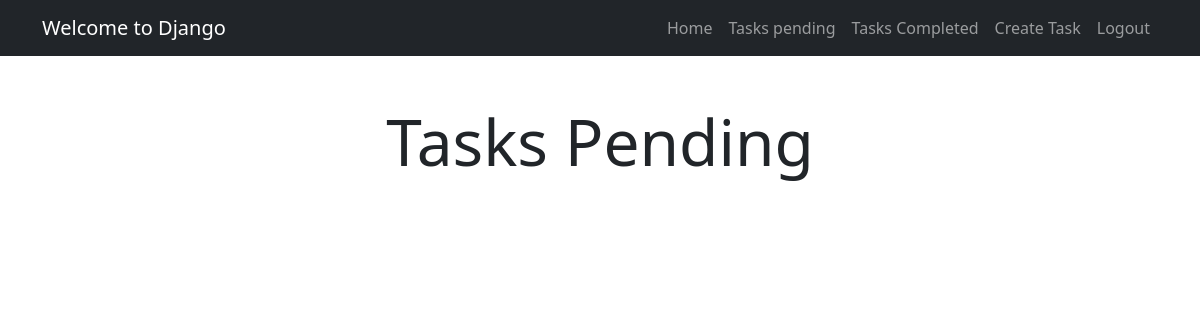
The app's page /tasks/ (signed in), older data.
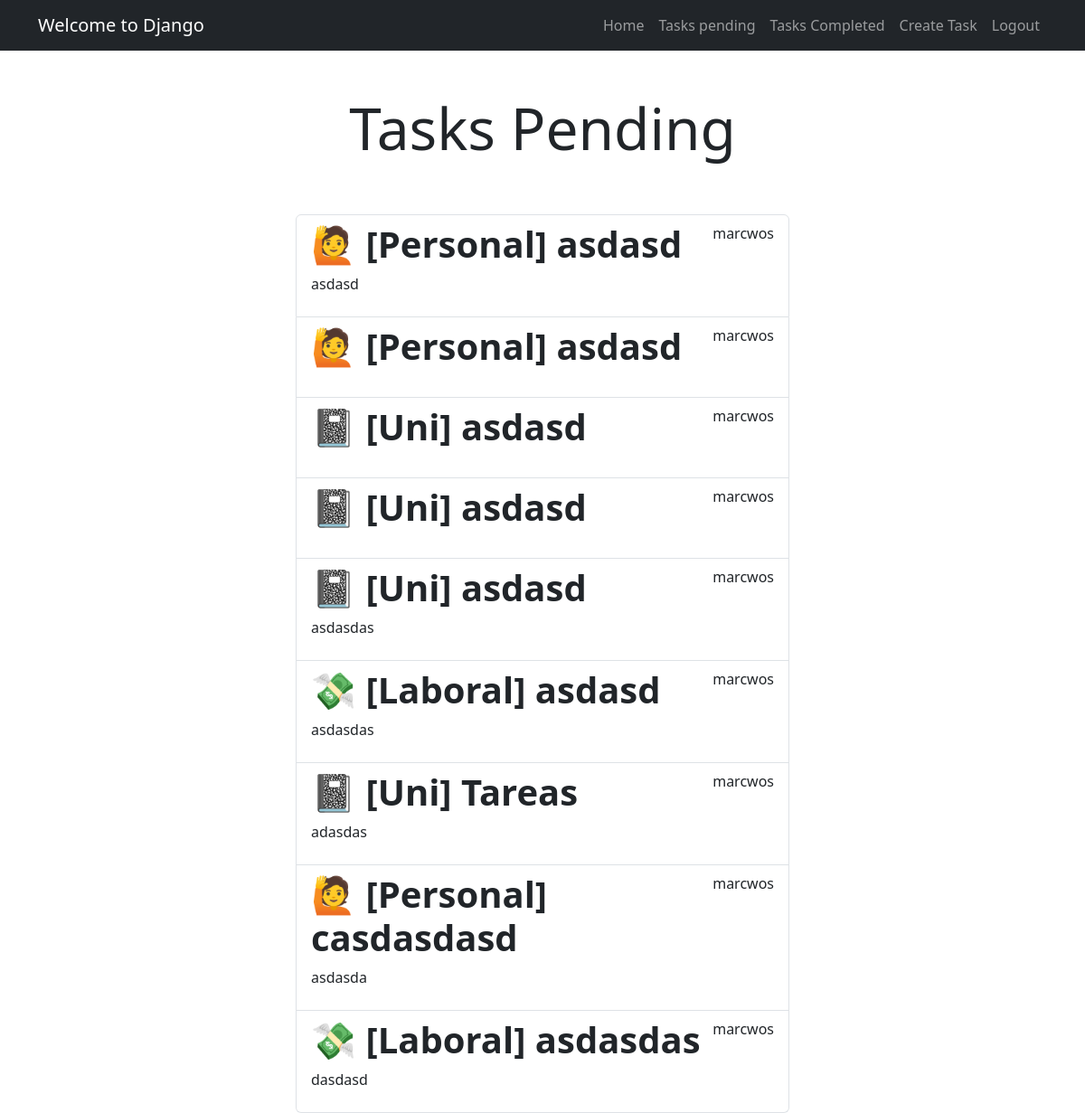
The same page, newer data.
### tasks/models.py (models this page shows, shortened)
class Task(models.Model):
    TASK_TYPE_CHOICES = [
        ('university', 'Universitaria'),
        ('personal', 'Personal'),
        ('work', 'Laboral'),
    ]
    title = models.CharField(max_length=100)
    description = models.TextField(blank=True)
    created = models.DateTimeField(auto_now_add=True)
    datecompleted = models.DateTimeField(null=True, blank=True)
    user = models.ForeignKey(User, on_delete=models.CASCADE)
    task_type = models.CharField(max_length=10, choices=TASK_TYPE_CHOICES, default='personal')

### tasks/views.py (the view)
# urls.py: path('tasks/', views.tasks, name='tasks'),
@login_required
def tasks(request):
    tasks = Task.objects.filter(user=request.user, datecompleted__isnull=True)
    decorated_tasks = []
    for task in tasks:
        if task.task_type == 'university':
            decorated_tasks.append(UniversidadTaskDecorator(task))
        elif task.task_type == 'personal':
            decorated_tasks.append(PersonalTaskDecorator(task))
        elif task.task_type == 'work':
            decorated_tasks.append(LaboralTaskDecorator(task))
    return render(request, 'tasks.html', {'tasks': decorated_tasks})

### tasks/templates/tasks.html (shortened to what this page needs)
{% extends 'base.html' %}
{% block content %}
<main class="container">
    <div class="row">
        <div class="col-md-6 offset-md-3">
            <h1 class="text-center display-3 py-5">Tasks Pending</h1>
            <ul class="list-group">
                {% for task in tasks %}
                <a class="list-group-item" href="{% url 'task_detail' task.task.id %}">
                    <header class="d-flex justify-content-between">
                        <h1 class="fw-bold">{{ task.display_title }}</h1>
                        <p>{{ task.task.user.username }}</p>
                    </header>
                    <p>{{ task.task.description }}</p>
                </a>
                {% endfor %}
            </ul>
        </div>
    </div>
</main>
{% endblock %}

### tasks/templates/base.html (shortened to what this page needs)
<!DOCTYPE html>
<html lang="en">
<head>
    <link rel="stylesheet" href="https://cdn.jsdelivr.net/npm/bootstrap@5.3.3/dist/css/bootstrap.min.css">
</head>
<body>
    <nav class="navbar navbar-expand-lg bg-dark navbar-dark">
        <div class="container">
            <a class="navbar-brand" href="/">Welcome to Django</a>
            <div class="collapse navbar-collapse" id="navbarNav">
                <ul class="navbar-nav ms-auto">
                    <li class="nav-item">
                        <a href="/" class="nav-link">Home</a>
                    </li >
                    {% if user.is_authenticated %}
                    <li class="nav-item">
                        <a href="{% url 'tasks' %}" class="nav-link">Tasks pending</a>
                    </li>
                    <li class="nav-item">
                        <a href="{% url 'tasks_completed' %}"" class="nav-link">Tasks Completed</a>
                    </li>
                    <li class="nav-item">
                        <a href=" /tasks/create/" class="nav-link">Create Task</a>
                    </li>
                    <li class="nav-item">
                        <a href="/logout" class="nav-link">Logout</a>
                    </li>
                    {% endif %}
                </ul>
            </div>
        </div>
    </nav>
    {% block content %}
    {% endblock %}
</body>
</html>

Row changes from the older to the newer data that the page shows:
added Task: display_title "🙋 [Personal] asdasd", task.user.username "marcwos", task.description "asdasd"
added Task: display_title "🙋 [Personal] asdasd", task.user.username "marcwos"
added Task: display_title "📓 [Uni] asdasd", task.user.username "marcwos"
added Task: display_title "📓 [Uni] asdasd", task.user.username "marcwos"
added Task: display_title "📓 [Uni] asdasd", task.user.username "marcwos", task.description "asdasdas"
added Task: display_title "💸 [Laboral] asdasd", task.user.username "marcwos", task.description "asdasdas"
added Task: display_title "📓 [Uni] Tareas", task.user.username "marcwos", task.description "adasdas"
added Task: display_title "🙋 [Personal] casdasdasd", task.user.username "marcwos", task.description "asdasda"
added Task: display_title "💸 [Laboral] asdasdas", task.user.username "marcwos", task.description "dasdasd"
